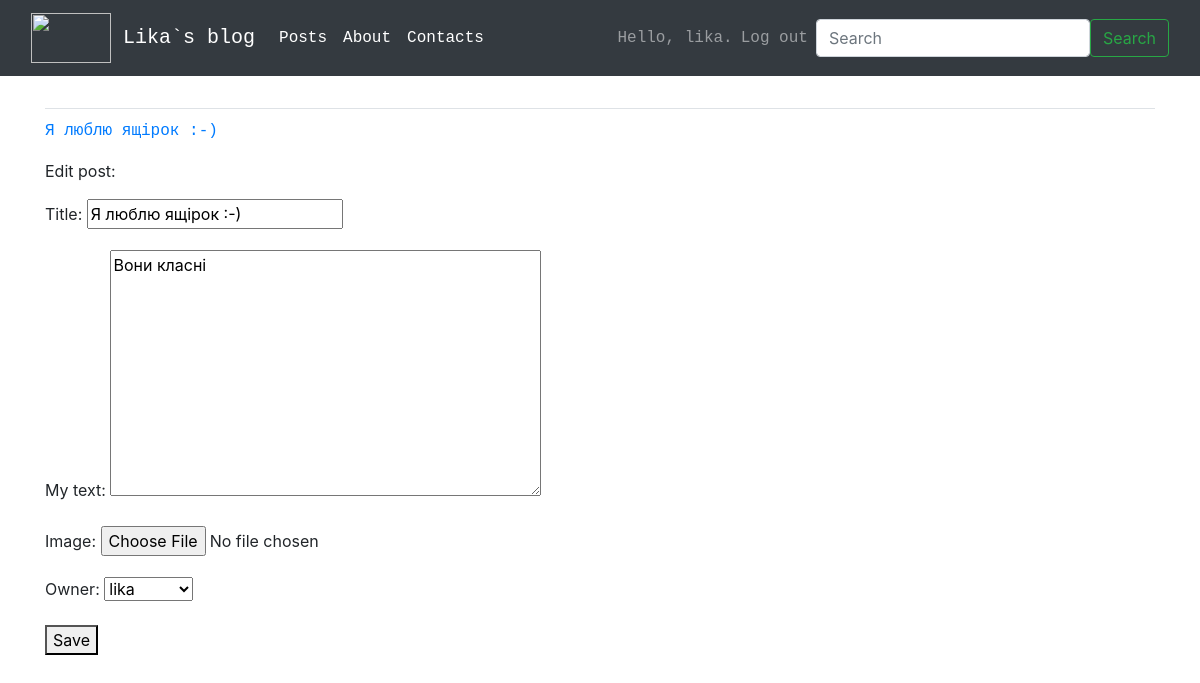
/edit_post/10/ (signed in), run on an earlier commit of the app's database.
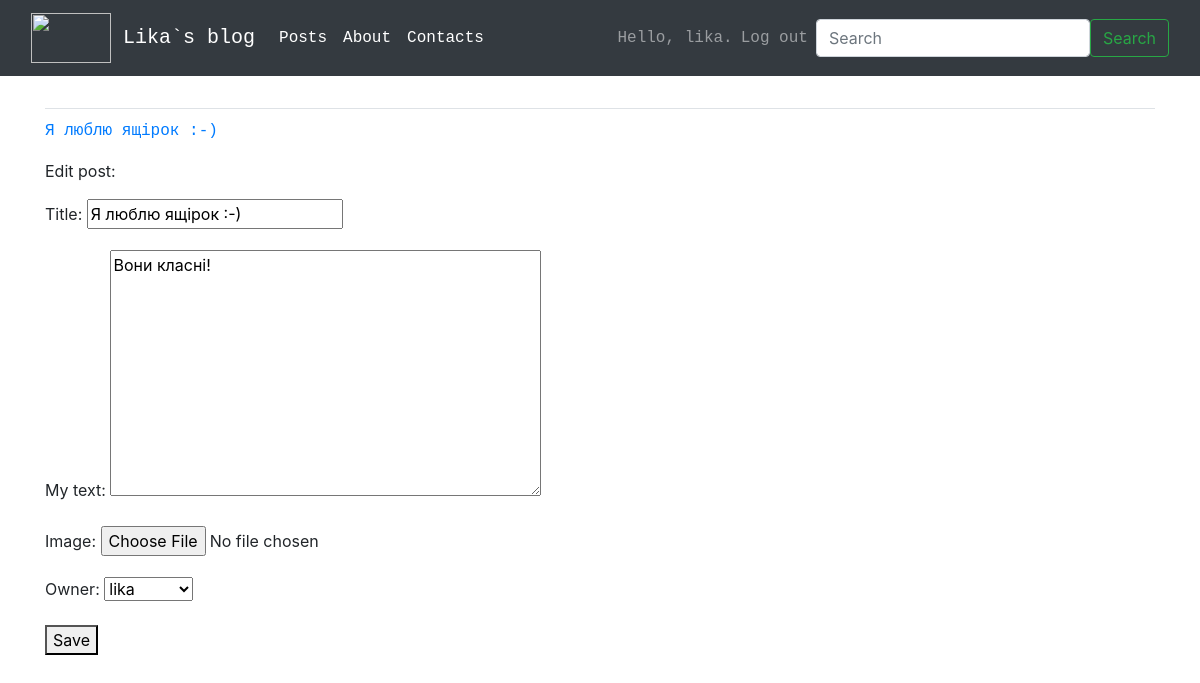
And on a later commit of the database.
### blogs/models.py (models this page shows)
class BlogPost(models.Model):
    title = models.CharField(max_length=200, db_index=True)
    text = models.TextField()
    image = models.ImageField(upload_to='images/%Y/%m/%d/', blank=True)
    date_added = models.DateTimeField(auto_now_add=True)
    owner = models.ForeignKey(User, on_delete=models.CASCADE) #on_delete=, blank=True, null=True
    def __str__(self):
        return self.title

### blogs/views.py (the view)
# urls.py: path('edit_post/<int:post_id>/', views.edit_post, name='edit_post'),
@login_required
def edit_post(request, post_id):
    post = BlogPost.objects.get(id=post_id)
    if post.owner != request.user:
        raise Http404
    if request.method != 'POST':
        form = PostForm(instance=post)
    else:
        form = PostForm(instance=post, data=request.POST)
        if form.is_valid():
            form.save()
            return redirect('blogs:post', post_id=post.id)
    context = {'post': post, 'form': form}
    return render(request, 'blogs/edit_post.html', context)

### blogs/forms.py
class PostForm(forms.ModelForm):
    class Meta:
        model = BlogPost
        fields = ['title', 'text', 'image','owner']
        labels = {'title': 'Title', 'text': 'My text'}

### blogs/templates/blogs/edit_post.html (shortened to what this page needs)
{% extends "blogs/base.html" %}
{% block content %}
  <p><a href="{% url 'blogs:post' post.id %}">{{ post }}</a></p>
  <p>Edit post: </p>
  <form action = "{% url 'blogs:edit_post' post.id %}" method='post'>
      {{ form.as_p }}
      <button name="submit">Save</button>
  </form>
{% endblock content %}

What changed in the data, as far as the page shows it:
changed BlogPost "Я люблю ящірок :-)": text "Вони класні" → "Вони класні!"
